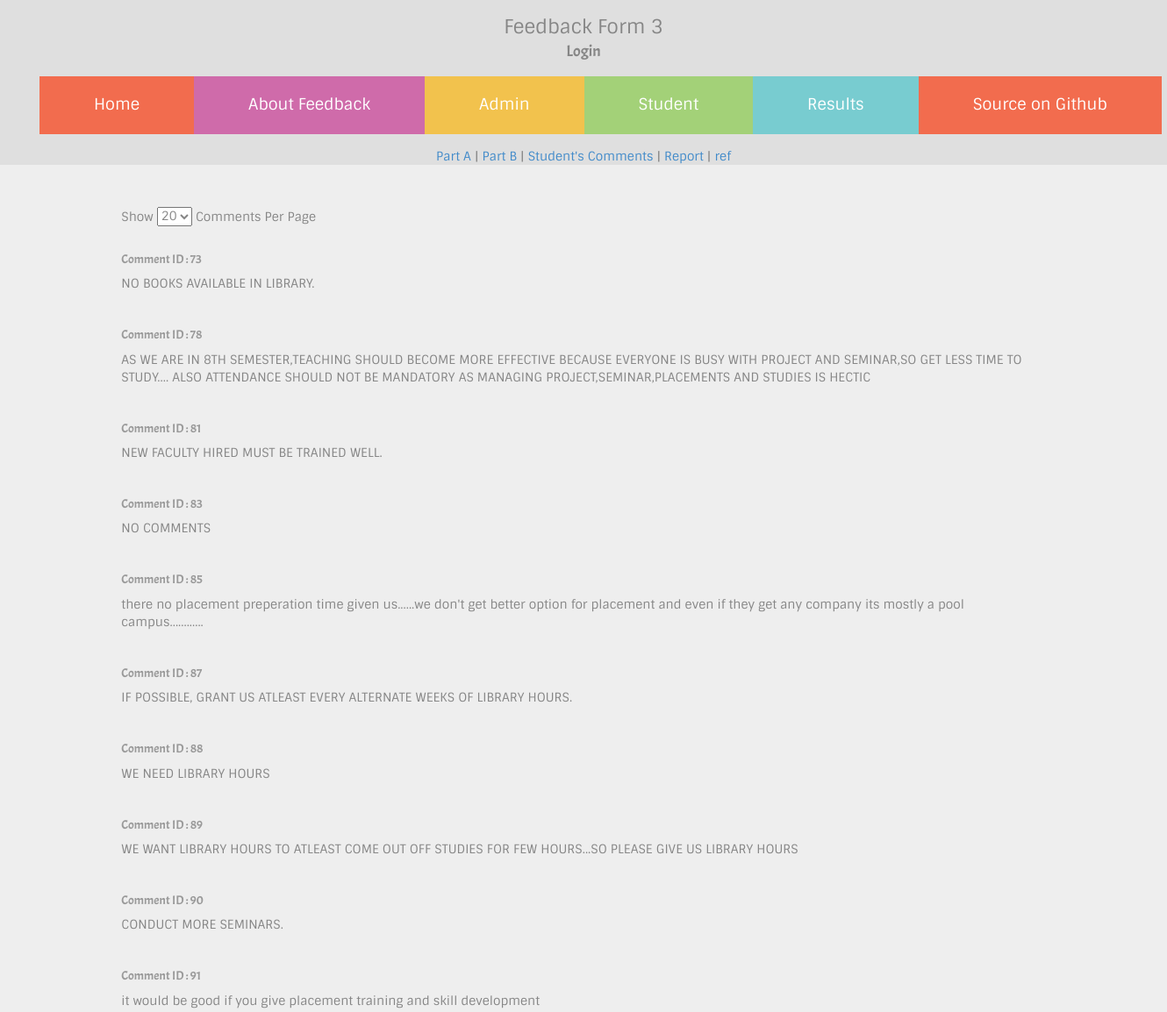
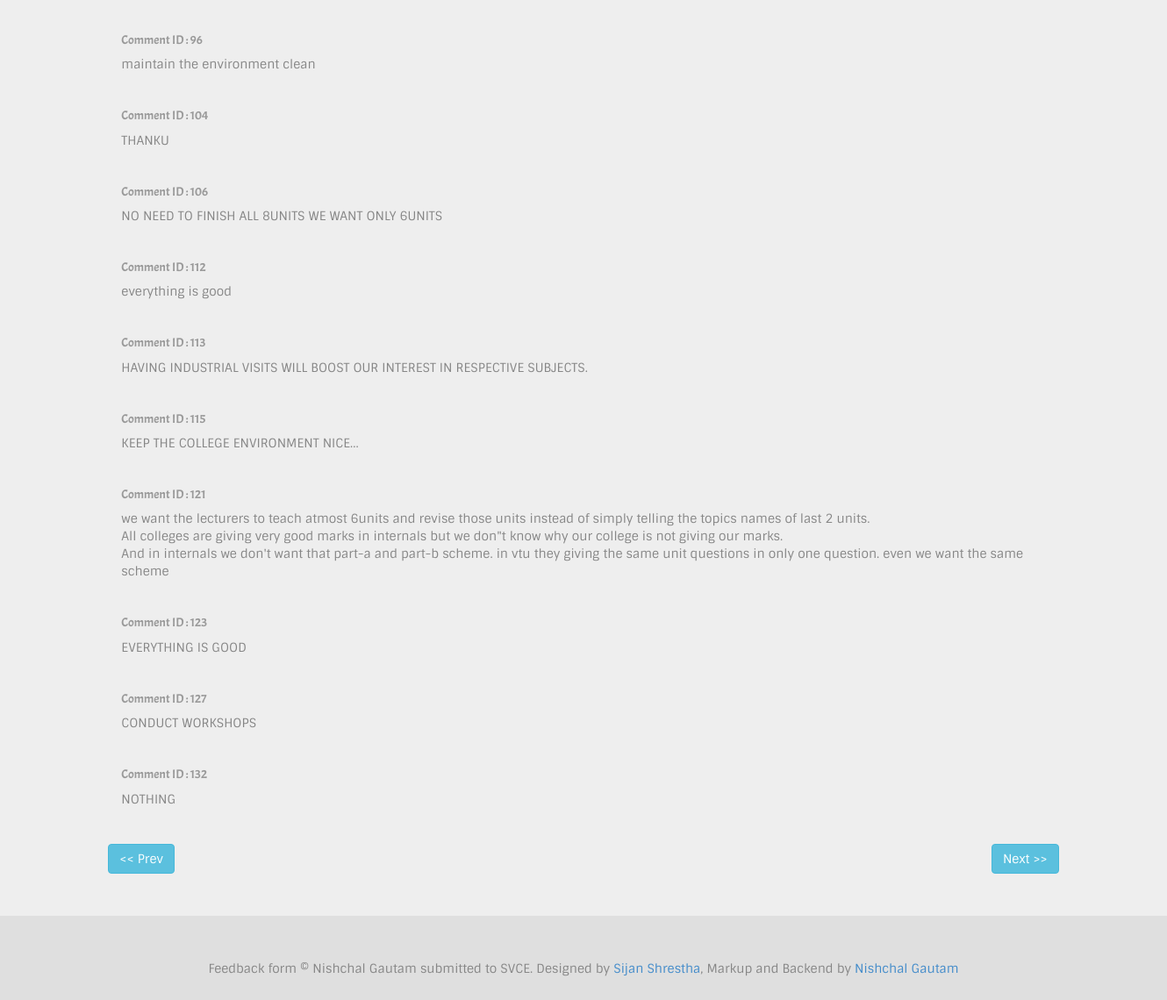
The app's page /admin/studentfeedbacks.php?limit=20&offset=20 (signed in) with its own data (2 pictures, top to bottom).
### tables this page shows
CREATE TABLE `feedbackStudents` (
  `id` int(5) NOT NULL AUTO_INCREMENT,
  `usn` varchar(50) DEFAULT NULL,
  `message` text,
  PRIMARY KEY (`id`),
  UNIQUE KEY `usn` (`usn`),
  UNIQUE KEY `usn_2` (`usn`)
);

### classes/auth.class.php (called while the page is built, shortened)
<?php
	class authenticate
	{
		public static $db_host,$db_user,$db_pass,$db_name,$username,$password;
		public static function check(){
			$db_name=self::$db_name;
			$username=self::$username;
			$password=self::$password;
			$username=mysql_real_escape_string($username);
			$sql="SELECT * FROM `$db_name`.`admin` WHERE `username`='$username' LIMIT 1";
			$query=mysql_query($sql);
			$num=mysql_num_rows($query);
			if($num!=1){
				return false;
			}
			else{
				$data=mysql_fetch_object($query);
				$passdb=$data->password;
				if($password==$passdb){
					return true;
				}else{
					return false;
				}
			}
		}
	}
?>

### admin/studentfeedbacks.php (the view, shortened to what this page needs)
<?php
	require_once("../classes/auth.class.php");
?>
<?php $title="Login Admin"; require_once('../required_files/header.php'); ?>
	<div align="center">
		<a href="admin.php" >Part A</a> | <a href="collegeResult.php" >Part B</a> | <a href="studentfeedbacks.php">Student's Comments</a> | <a href="report.php">Report</a> | <a href="getreport.php" >ref</a>
	</div>
	<div class="jumbotron">
		<div class="row">
			<div class="col-sm-10 col-sm-offset-1">
			<form action="<?php echo $_SERVER['PHP_SELF']; ?>" onchange="this.submit()" method="get">
			Show <select style="margin-bottom:20px;" name="limit" id="">
					<?php $limit=(isset($_GET['limit']))?$_GET['limit']:20;?>
					<option value="20" <?php if ($limit==20) {echo "selected";} ?>>20</option>
				</select> Comments Per Page
			</form>
				<?php
					$limit=(isset($_GET['limit']))?$_GET['limit']:20;
					$limit=($limit<0)?0:$limit;
					$offset=(isset($_GET['offset']))?$_GET['offset']:0;
					$offset=($offset<0)?0:$offset;
					$sql="SELECT id,message FROM `$db_name`.`feedbackStudents` WHERE message != '' LIMIT $limit OFFSET $offset";
					$query=mysql_query($sql);
					while ($data=mysql_fetch_object($query)) {
						echo "<h5 class='text-muted' style='font-family:acme;'>Comment ID : ".$data->id."</h5><span style='font-family:sintony;'>".nl2br(htmlentities($data->message))."</span><hr>";
					}
				 ?>
				 <div class="row"><a href="<?php $newoffset=$offset-$limit;echo $_SERVER['PHP_SELF']."?limit=$limit&offset=$newoffset"; ?>" class="badge <?php if($newoffset<0){echo "disabled";} ?> btn btn-info">&lt;&lt; Prev</a><a href="<?php $newoffset=$offset+$limit; echo $_SERVER['PHP_SELF']."?limit=$limit&offset=$newoffset"; ?>" class="badge btn btn-info pull-right">Next &gt;&gt;</a></div>
			</div>
		</div>
	</div>
<?php require_once('../required_files/footer.php'); ?>

### styles.css (style rules this page uses)
body { background:#dfdfdf;color:#868686;font-family:sintony }

### records on screen
feedbackstudents: id "73", message "NO BOOKS AVAILABLE IN LIBRARY."
feedbackstudents: id "78", message "AS WE ARE IN 8TH SEMESTER,TEACHING SHOULD BECOME MORE EFFECTIVE BECAUSE EVERYONE IS BUSY WITH PROJECT AND SEMINAR,SO GET LESS TIME TO STUDY.... ALSO ATTENDANCE SHOULD NOT BE MANDATORY AS MANAGING PROJECT,SEMINAR,PLACEMENTS AND STUDIES IS HECTIC"
feedbackstudents: id "81", message "NEW FACULTY HIRED MUST BE TRAINED WELL."
feedbackstudents: id "83", message "NO COMMENTS"
feedbackstudents: id "85", message "there no placement preperation time given us......we don't get better option for placement and even if they get any company its mostly a pool campus............"
feedbackstudents: id "87", message "IF POSSIBLE, GRANT US ATLEAST EVERY ALTERNATE WEEKS OF LIBRARY HOURS."
feedbackstudents: id "88", message "WE NEED LIBRARY HOURS"
feedbackstudents: id "89", message "WE WANT LIBRARY HOURS TO ATLEAST COME OUT OFF STUDIES FOR FEW HOURS...SO PLEASE GIVE US LIBRARY HOURS"
feedbackstudents: id "90", message "CONDUCT MORE SEMINARS."
feedbackstudents: id "91", message "it would be good if you give placement training and skill development"
feedbackstudents: id "96", message "maintain the environment clean"
feedbackstudents: id "104", message "THANKU"
feedbackstudents: id "106", message "NO NEED TO FINISH ALL 8UNITS WE WANT ONLY 6UNITS"
feedbackstudents: id "112", message "everything is good"
feedbackstudents: id "113", message "HAVING INDUSTRIAL VISITS WILL BOOST OUR INTEREST IN RESPECTIVE SUBJECTS."
feedbackstudents: id "115", message "KEEP THE COLLEGE ENVIRONMENT NICE..."
feedbackstudents: id "121", message "we want the lecturers to teach atmost 6units and revise those units instead of simply telling the topics names of last 2 units. All colleges are giving very good marks in internals but we don\"t know why our college is not giving our marks. And in internals we don't want that part-a and part-b scheme. in vtu they giving the same unit questions in only one question. even we want the same scheme"
feedbackstudents: id "123", message "EVERYTHING IS GOOD"
feedbackstudents: id "127", message "CONDUCT WORKSHOPS"
feedbackstudents: id "132", message "NOTHING"
